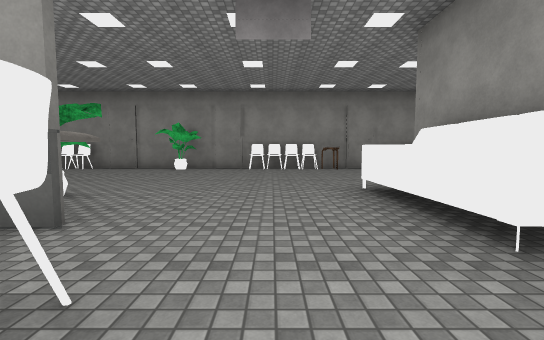
[1] (above)

14 first-person views from a walk through a 3-D level made in the Unity game engine. The camera is 1.4 m above the floor, tilts 4° down and sees 90° across. Doors are open. The floor is counted in squares, 2.57 m on a side. Each view is taken from the middle of a square. On the plan, view 1 faces up. The plan holds only what a view shows up to about 9 squares ahead; the rest is blank. The place goes on beyond the plan. The player character is not drawn. Some surface patterns are stand-ins.

[2]
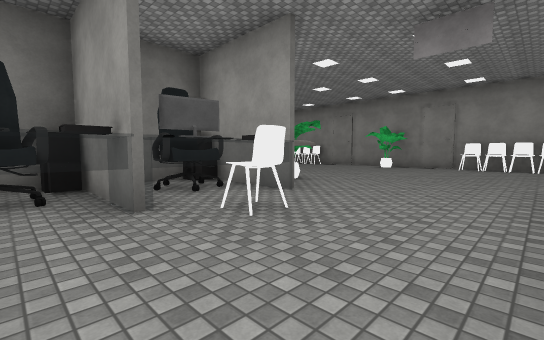

[3]
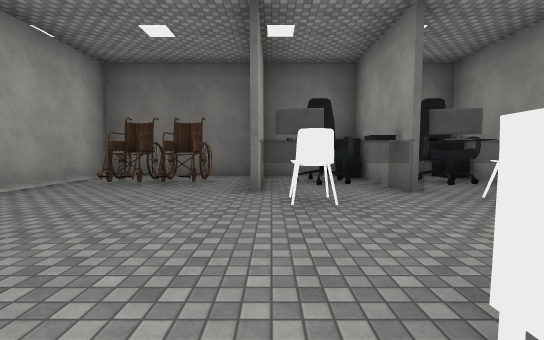

[4]
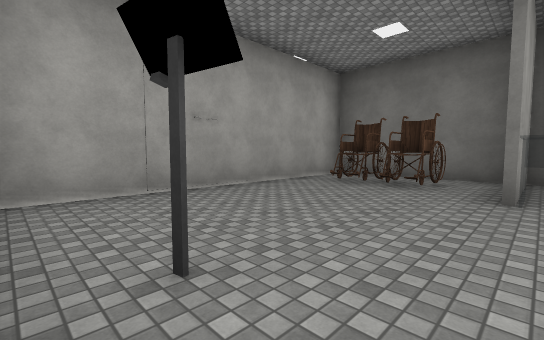

[5]
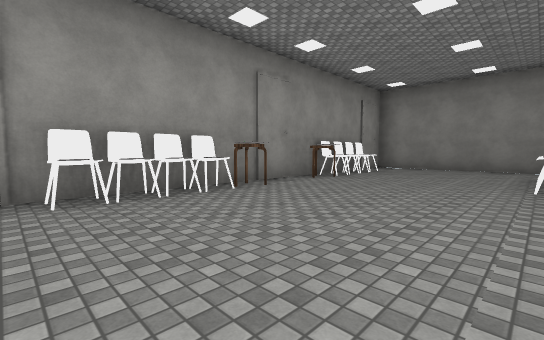

[6]
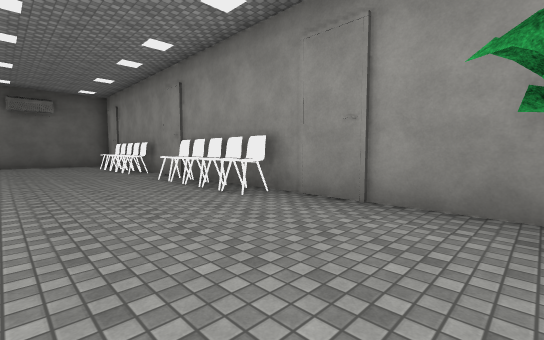

[7]
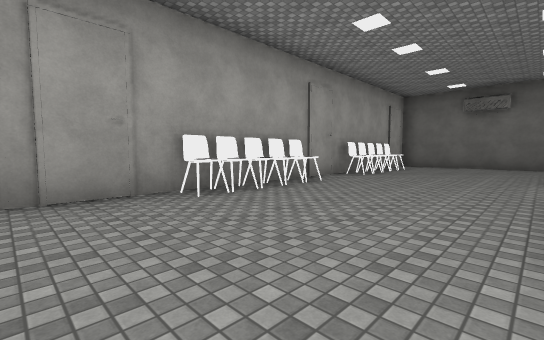

[8]
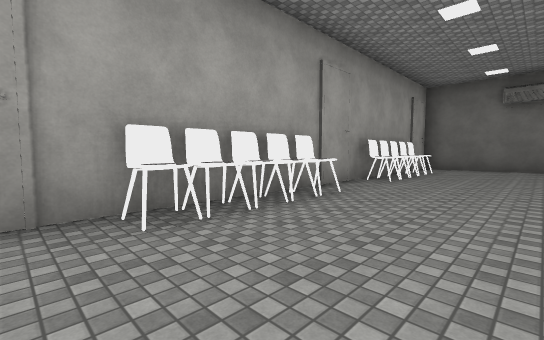

[9]
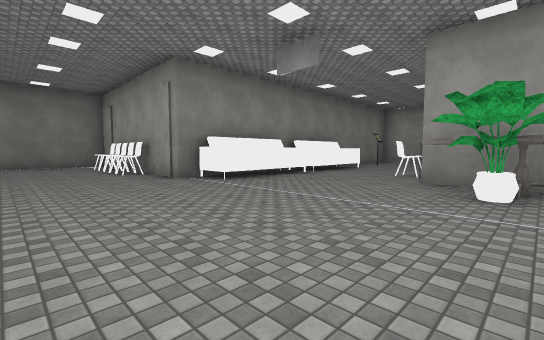

[10]
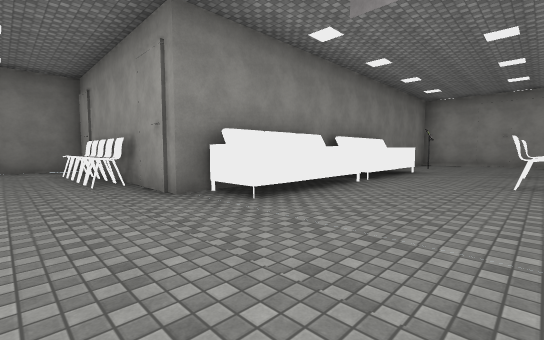

[11]
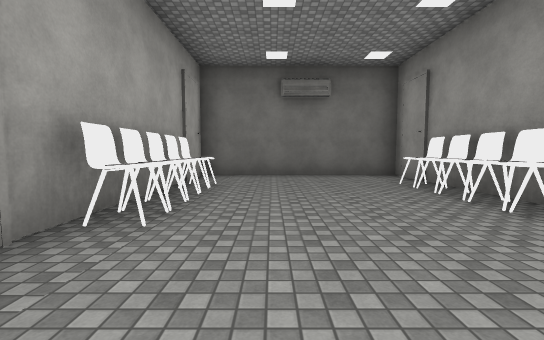

[12]
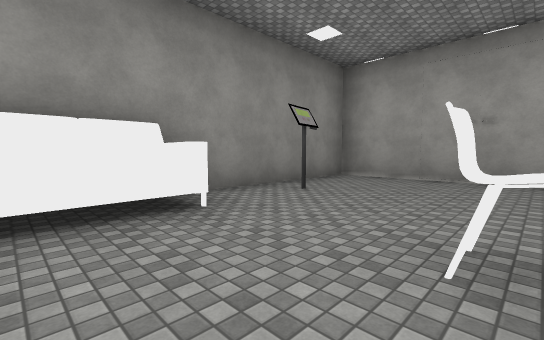

[13]
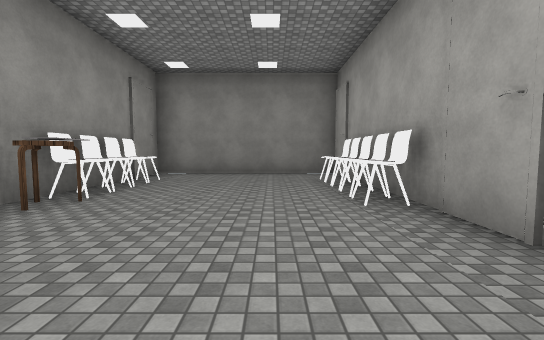

[14]
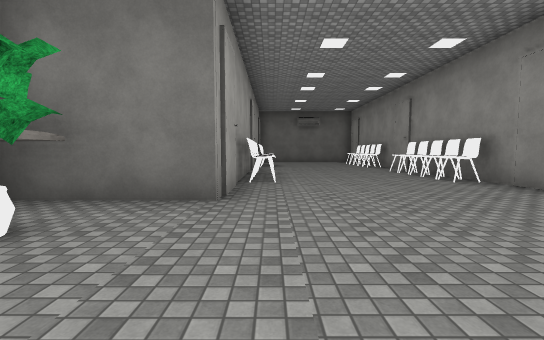

### Floor plan
Points are (right, up) in squares from view 1. A wall is a line through its corners. A room is listed if a view was taken in it or the views show most of it. See-through windows are left out.
Room 1 (views 1, 2, 3, 4, 5, 6, 7, 8, 9, 10, 11, 12, 13, 14)
walls: (-1.5, 1.9) (-3.6, 1.9); (-3.1, 2) (-1.5, 2); (-4, 1.6) (-4, 0.8); (-2.4, -0.2) (-3.8, -0.2); (2.4, 4.4) (7.7, 4.4) (7.7, 8.8) (-14.2, 8.8) (-14.2, 4.4) (-4, 4.4) (-4, 2); (-4, -0.5) (-4, -5.6) (2.3, -5.6) (2.3, -1.4); (-4, -2.2) (-2.4, -2.2)
objects: chair (-13, 8); chair (-12, 5); chair (-12, 7); chair (-11, 5); chair (-11, 8); chair (-10, 5); chair (-10, 8); chair (-8, 5); chair (-8, 8); chair (-7, 5); chair (-7, 7); chair (-6, 5); chair (-6, 8); chair (-3, -4) to (-2, -4); chair (-3, -1) to (-2, -1); chair (-3, 1) to (-2, 1); other object (-3, 3); plant (-3, 8); plant (-2, 3); chair (-1, -2); chair (-1, 1); chair (0, 8); other object (1, -3); chair (1, 7); other object (2, -1) to (2, 1); other object (2, 2) to (2, 4); table (2, 8); chair (4, 5); table (4, 7); chair (4, 8); chair (5, 5); chair (5, 8); chair (6, 5); chair (6, 8)

Where each view was taken, in squares from view 1:
view 1: 0 up, 0 right, facing up
view 2: 1 down, 1 right, facing up-left
view 3: 2 down, 2 right, facing left
view 4: 2 down, 2 right, facing down-left
view 5: 5 up, 1 left, facing up-right
view 6: 6 up, 3 left, facing up-left
view 7: 8 up, 4 left, facing down-left
view 8: 7 up, 5 left, facing down-left
view 9: 7 up, 3 left, facing down-right
view 10: 6 up, 1 left, facing down-right
view 11: 6 up, 8 left, facing left
view 12: 0 up, 1 left, facing down-right
view 13: 6 up, 1 right, facing right
view 14: 5 up, 1 left, facing left
